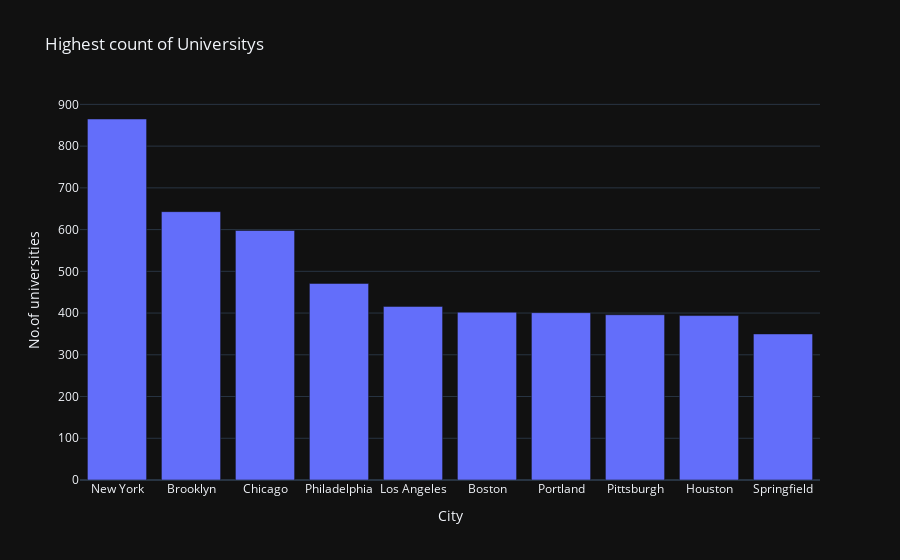

This figure's notebook cell:
### Code cell
bar = px.bar(x=new_city_df.index, y=new_city_df.values, title="Highest count of Universitys")
bar.update_layout(xaxis_title="City", yaxis_title="No.of universities")
bar.show()

### Figure 1 — Plotly figure (JSON) as saved in the notebook; plotly's stock layout.template omitted (floating-point values rounded to 4 significant figures)
{"data": [{"alignmentgroup": "True", "hovertemplate": "x=%{x}<br>y=%{y}<extra></extra>", "legendgroup": "", "marker": {"color": "#636efa", "pattern": {"shape": ""}}, "name": "", "offsetgroup": "", "orientation": "v", "showlegend": false, "textposition": "auto", "x": ["New York", "Brooklyn", "Chicago", "Philadelphia", "Los Angeles", "Boston", "Portland", "Pittsburgh", "Houston", "Springfield"], "xaxis": "x", "y": [865, 643, 598, 471, 416, 402, 401, 396, 394, 350], "yaxis": "y", "type": "bar"}], "layout": {"xaxis": {"anchor": "y", "domain": [0.0, 1.0], "title": {"text": "City"}}, "yaxis": {"anchor": "x", "domain": [0.0, 1.0], "title": {"text": "No.of universities"}}, "legend": {"tracegroupgap": 0}, "title": {"text": "Highest count of Universitys"}, "barmode": "relative"}}
